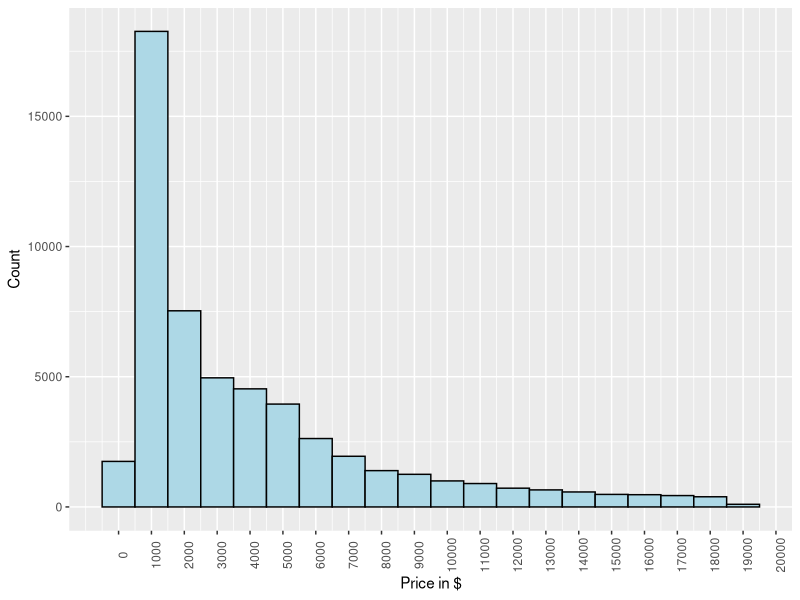
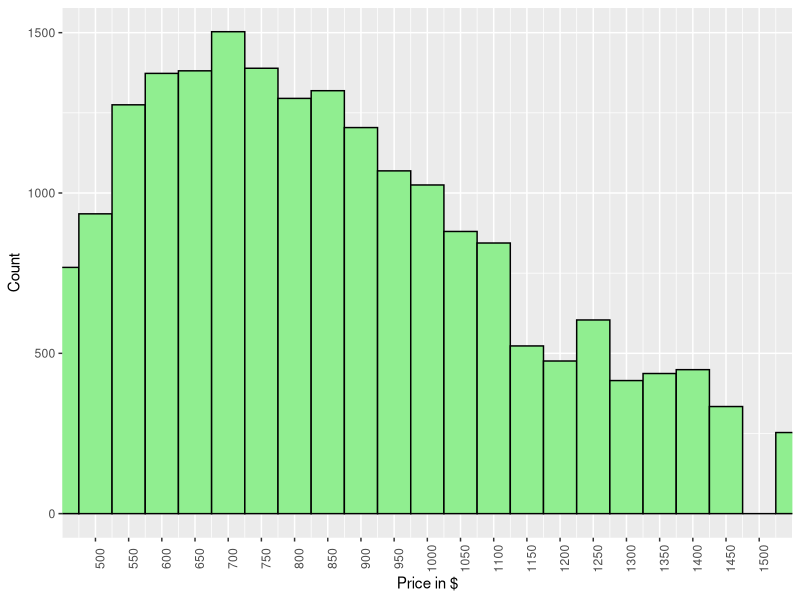
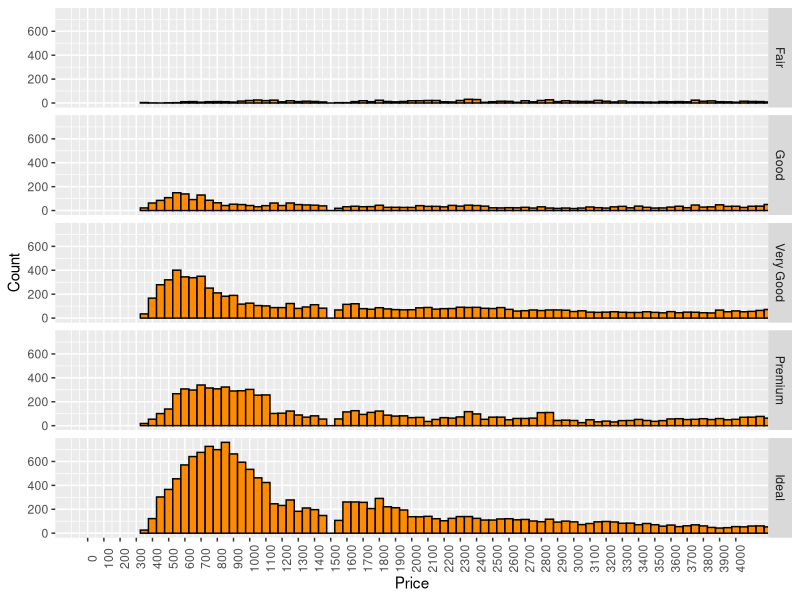
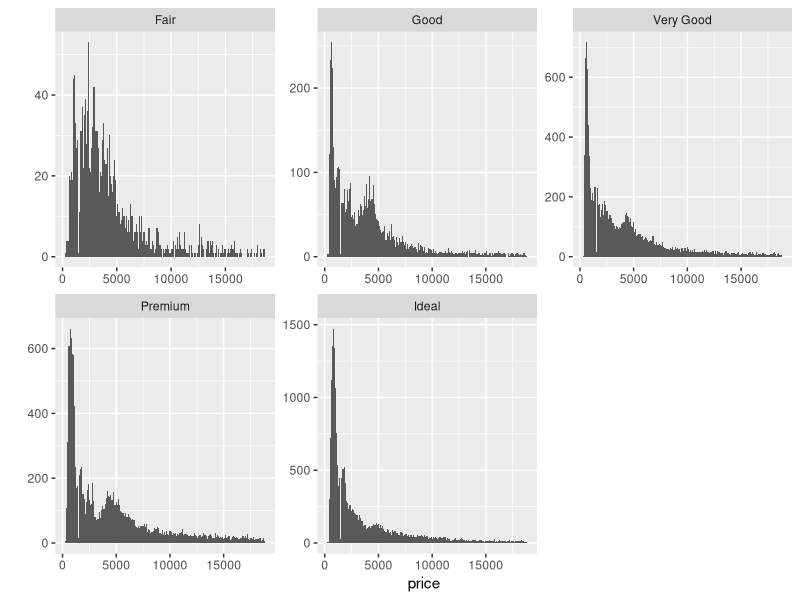
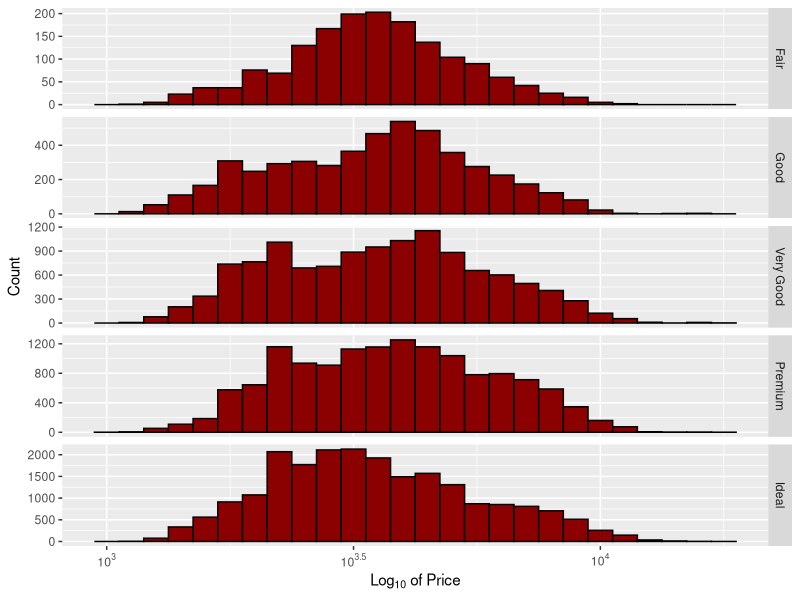
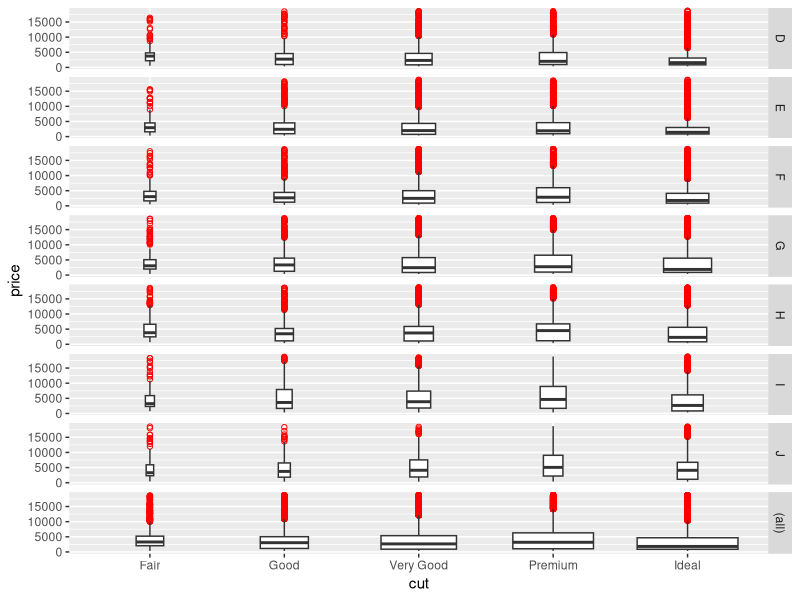
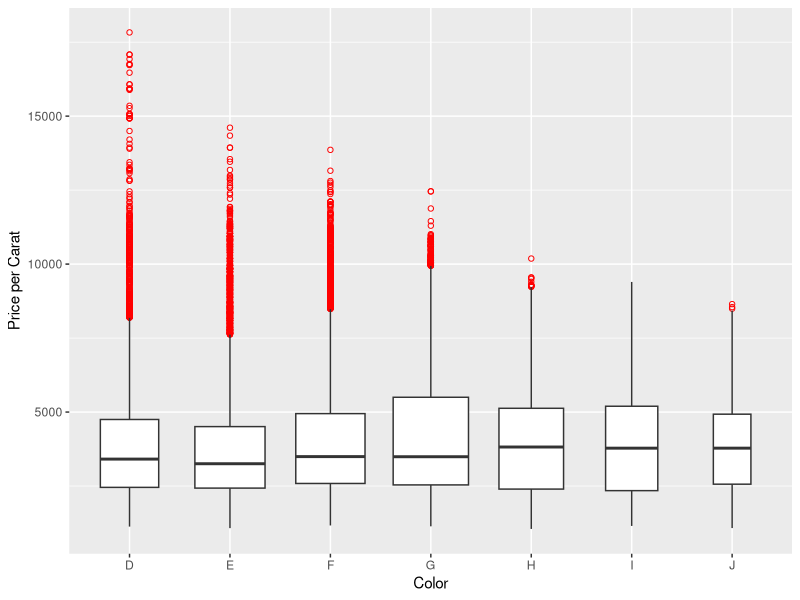
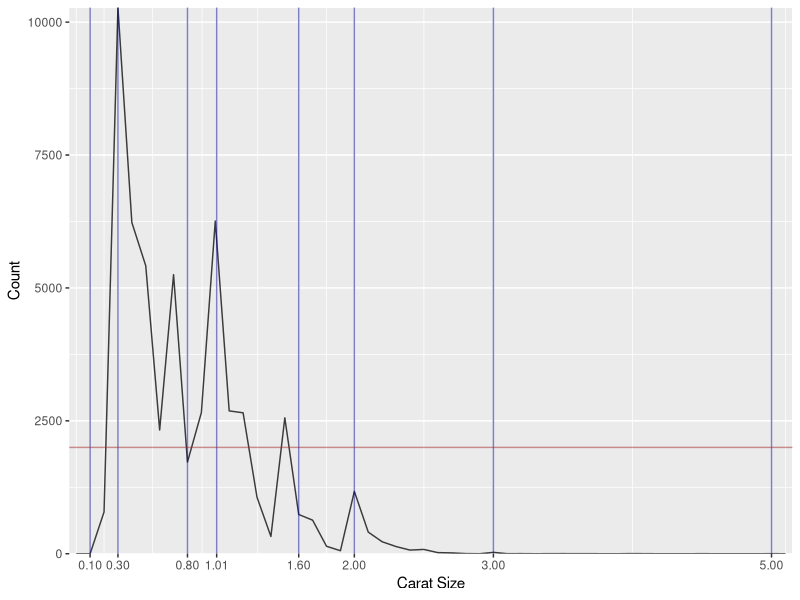

Write R code to recreate these figures, in order.
# install and load packages 
# install.packages('ggplot2')
library(ggplot2)
# install.packages('ggthemes', dependencies = TRUE)
library(ggthemes)
# install.packages('gridExtra')
library(gridExtra)
library(scales)

# load dataset 
data("diamonds")

# find all info available on the dataset 
help("diamonds")

# no of rows in data set
nrow(diamonds)

# number of ordered factors 
summary(diamonds)
 
# highest level 
help("diamonds")

# make a histogram of the price of
# all the diamonds in the diamond data set
ggplot(diamonds, aes(x = price)) + 
  geom_histogram(color = "black", fill = "LightBlue", binwidth = 1000) + 
  scale_x_continuous(breaks = seq(0, 20000, 1000)) + 
  theme(axis.text.x = element_text(angle = 90)) + 
  xlab("Price in $") + ylab("Count") 

summary(diamonds$price)
# COMMENTS ON THE PLOT
# The histogram is negtively skewed with the long shot of at the 
# 1000-2000 line. The mean is $3933 while the range is (18823-326)
# of 18497. The Median is of course less than the mean being 2401 
# proving that this is a right tailed plot. 

# How many diamonds cost less than $500 = 1729
summary(diamonds$price < 500)
# How many diamonds cost less than $250 = 0
summary(diamonds$price < 250)
# How many diamonds cost $15000 or more = 1656
summary(diamonds$price >= 15000)

# exploring the largest bin in the histogram plotted before
# i.e the 1000 bin 
ggplot(diamonds, aes(x = price)) + 
  geom_histogram(color = "black", fill = "LightGreen", binwidth = 50) + 
  scale_x_continuous(breaks = seq(500, 1500, 50)) + 
  theme(axis.text.x = element_text(angle = 90)) + 
  coord_cartesian(c(500,1500)) +
  xlab("Price in $") + ylab("Count") 
 
# There are no diamonds that cost $1500.
# For diamonds that cost less than $2,000, 
# the most common price of a diamond is around $700 

# Break out the histogram of diamond prices by cut.
ggplot(diamonds, aes(x = price)) + 
  geom_histogram(color = "black", fill = "DarkOrange", binwidth = 50) + 
  scale_x_continuous(breaks = seq(0, 4000, 100)) + 
  theme(axis.text.x = element_text(angle = 90)) + 
  coord_cartesian(c(0,4000)) +
  facet_grid(cut~.) + 
  xlab("Price") + ylab("Count")

# Which cut has the highest priced diamond ? Premium 
by(diamonds$price, diamonds$cut, max)
# Which cut has the lowest price diamond? Very Good, Premium and Ideal
by(diamonds$price, diamonds$cut, min)
# Which cut has the lowest median price? Ideal 
by(diamonds$price, diamonds$cut, median)

# In the last exercise, we looked at the summary statistics
# for diamond price by cut. If we look at the output table, the
# the median and quartiles are reasonably close to each other.

# diamonds$cut: Fair
#    Min. 1st Qu.  Median    Mean 3rd Qu.    Max. 
#     337    2050    3282    4359    5206   18570 
# ------------------------------------------------------------------------ 
# diamonds$cut: Good
#    Min. 1st Qu.  Median    Mean 3rd Qu.    Max. 
#     327    1145    3050    3929    5028   18790 
# ------------------------------------------------------------------------ 
# diamonds$cut: Very Good
#    Min. 1st Qu.  Median    Mean 3rd Qu.    Max. 
#     336     912    2648    3982    5373   18820 
# ------------------------------------------------------------------------ 
# diamonds$cut: Premium
#    Min. 1st Qu.  Median    Mean 3rd Qu.    Max. 
#     326    1046    3185    4584    6296   18820 
# ------------------------------------------------------------------------ 
# diamonds$cut: Ideal
#    Min. 1st Qu.  Median    Mean 3rd Qu.    Max. 
#     326     878    1810    3458    4678   18810 

# This means the distributions should be somewhat similar,
# but the histograms we created don't show that.

# The 'Fair' and 'Good' diamonds appear to have 
# different distributions compared to the better
# cut diamonds. They seem somewhat uniform
# on the left with long tails on the right.

# Let's look in to this more.

# Look up the documentation for facet_wrap in R Studio.
# Then, scroll back up and add a parameter to facet_wrap so that
# the y-axis in the histograms is not fixed. You want the y-axis to
# be different for each histogram.

qplot(x = price, data = diamonds, binwidth = 100) + 
  facet_wrap(~cut, scales = "free")

# Create a histogram of price per carat
# and facet it by cut.

ggplot(diamonds, aes(x = price/carat)) + 
  geom_histogram(color = "black", fill = "DarkRed", binwidth = .05) + 
  theme(axis.text.x = element_text(angle = 0)) +
  scale_x_log10(expression(paste(Log[10], " of Price")),
                breaks = trans_breaks("log10", function(x) 10^x),
                labels = trans_format("log10", math_format(10^.x))) + 
  facet_grid(cut~., scale = "free") + ylab("Count")

# Investigate the price of diamonds using box plots,
# numerical summaries, and one of the following categorical
# variables: cut, clarity, or color.

ggplot(diamonds, aes(x = cut, y = price)) + 
  geom_boxplot(varwidth = TRUE, outlier.colour = "red", outlier.shape = 1) + 
  theme(axis.text.x = element_text(angle = 0)) +
  facet_grid(color~., margins = TRUE)

# a) What is the price range for the 
#middle 50% of the diamonds with color D?
# b) What is the price range for the 
#middle 50% of the diamonds with color J?
# c) What is the IQR for diamonds with the best color?
# d) What is the IQR for diamonds with the worst color?

by(diamonds$price, diamonds$color, summary) 
IQR(subset(diamonds, color == 'D')$price)
IQR(subset(diamonds, color == 'J')$price)

# Investigate the price per carat of diamonds across
# the different colors of diamonds using boxplots.

ggplot(diamonds, aes(x = color, y = price/carat)) + 
  geom_boxplot(varwidth = TRUE, outlier.colour = "red", outlier.shape = 1) + 
  theme(axis.text.x = element_text(angle = 0)) +
  xlab("Color") + ylab("Price per Carat")

# Investigate the weight of the diamonds (carat) using a 
#frequency polygon. Use different bin widths to see how the 
#frequency polygon changes. What carat size has a count greater 
#than 2000? Check all that apply.
sizes = c(0.1, 0.3, 0.8, 1.01, 1.6, 2.0, 3.0, 5.0)
ggplot(diamonds, aes(x=carat)) + 
  geom_freqpoly(binwidth=0.1, alpha = 0.75) + 
  scale_x_continuous(breaks=sizes, expand = c(0,0)) +
  scale_y_continuous(expand=c(0,0))+
  geom_vline(xintercept = c(0.1, 0.3, 0.8, 1.01, 1.6, 2.0, 3.0, 5.0), color = "darkblue", alpha = 0.5) +
  geom_hline(yintercept = 2000, color = "brown", alpha = 0.5) + 
  xlab("Carat Size") + ylab("Count")